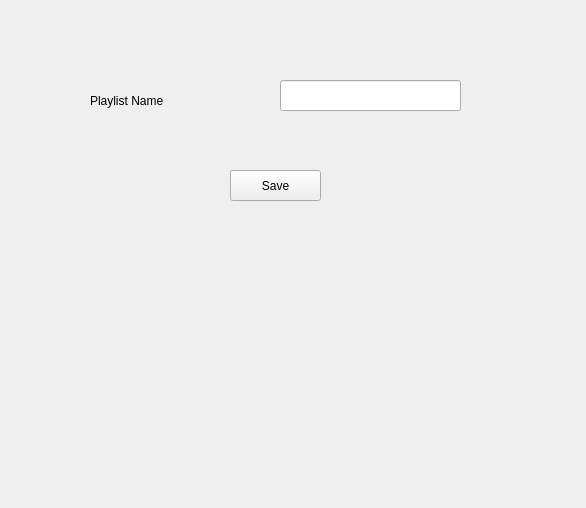
<?xml version="1.0" encoding="UTF-8"?>
<ui version="4.0">
 <class>editPlaylistWindow</class>
 <widget class="QWidget" name="editPlaylistWindow">
  <property name="geometry">
   <rect>
    <x>0</x>
    <y>0</y>
    <width>586</width>
    <height>508</height>
   </rect>
  </property>
  <property name="windowTitle">
   <string>Form</string>
  </property>
  <widget class="QLineEdit" name="lineEdit">
   <property name="geometry">
    <rect>
     <x>280</x>
     <y>80</y>
     <width>181</width>
     <height>31</height>
    </rect>
   </property>
  </widget>
  <widget class="QLabel" name="label">
   <property name="geometry">
    <rect>
     <x>90</x>
     <y>90</y>
     <width>111</width>
     <height>21</height>
    </rect>
   </property>
   <property name="text">
    <string>Playlist Name</string>
   </property>
  </widget>
  <widget class="QPushButton" name="pushButton">
   <property name="geometry">
    <rect>
     <x>230</x>
     <y>170</y>
     <width>91</width>
     <height>31</height>
    </rect>
   </property>
   <property name="text">
    <string>Save</string>
   </property>
  </widget>
 </widget>
 <resources/>
 <connections/>
</ui>
